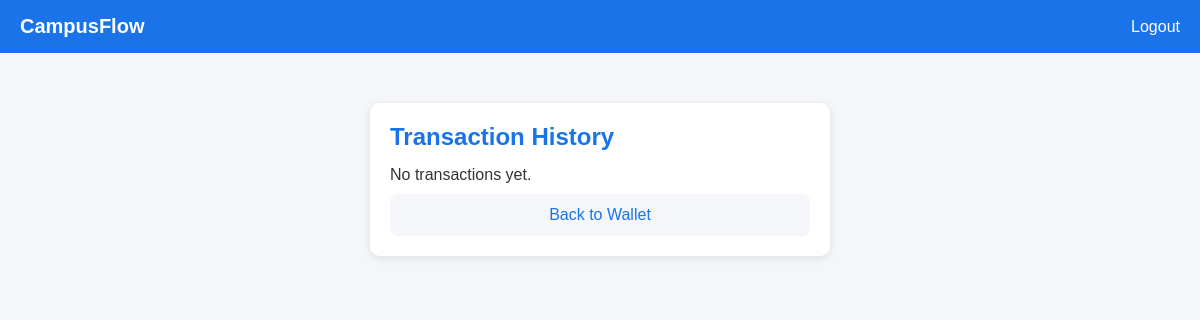
Before: /transactions (signed in) with the older database file.
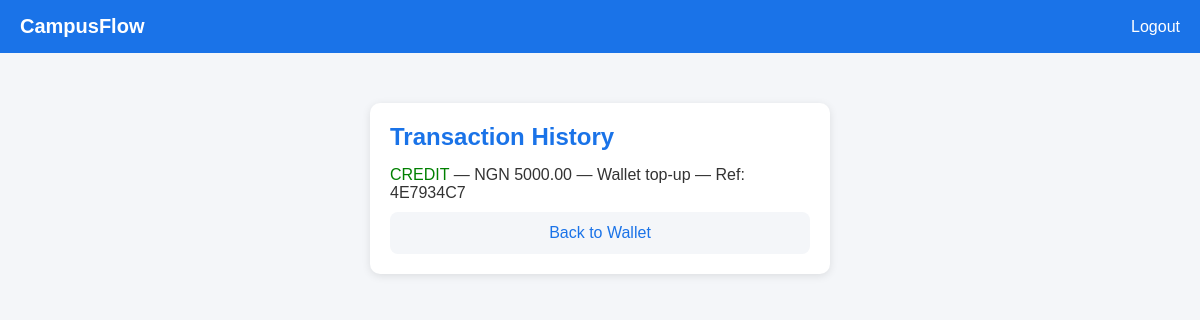
After: the same page with the newer database file.
### app/models.py (models this page shows)
class Transaction(db.Model):
    __tablename__ = 'transactions'
    id = db.Column(db.Integer, primary_key=True)
    wallet_id = db.Column(db.Integer, db.ForeignKey('wallets.id'))
    transaction_type = db.Column(db.String(50), nullable=False)
    amount = db.Column(db.Numeric(15,2), nullable=False)
    reference = db.Column(db.String(100), unique=True)
    description = db.Column(db.Text)
    counterpart_id = db.Column(db.Integer, db.ForeignKey('students.id'))
    created_at = db.Column(db.DateTime, default=datetime.utcnow)

### app/wallet/routes.py (the view)
@bp.route('/transactions')
@login_required
def transactions():
    w = current_user.wallet
    txns = Transaction.query.filter_by(
        wallet_id=w.id
    ).order_by(Transaction.created_at.desc()).all()
    return render_template('wallet/transactions.html', transactions=txns)

### app/__init__.py (called while the page is built)
def create_app():
    app = Flask(__name__)
    app.config.from_object(Config)
    db.init_app(app)
    login_manager.init_app(app)
    migrate.init_app(app, db)
    login_manager.login_view = 'auth.login'
    from app.models import Student
    @login_manager.user_loader
    def load_user(user_id):
        return Student.query.get(int(user_id))
    from app.auth import bp as auth_bp
    app.register_blueprint(auth_bp)
    from app.wallet import bp as wallet_bp
    app.register_blueprint(wallet_bp)
    from app.identity import bp as identity_bp
    app.register_blueprint(identity_bp)
    from app.admin import bp as admin_bp
    app.register_blueprint(admin_bp)
    return app

### app/templates/wallet/transactions.html
{% extends 'base.html' %}
{% block content %}
<div class="card">
    <h2>Transaction History</h2>
    {% for txn in transactions %}
    <div class="txn">
        <span class="{{ txn.transaction_type }}">
            {{ txn.transaction_type.upper() }}
        </span>
        — NGN {{ txn.amount }}
        — {{ txn.description }}
        — Ref: {{ txn.reference }}
    </div>
    {% else %}
    <p>No transactions yet.</p>
    {% endfor %}
    <a class="btn-link" href="/wallet">Back to Wallet</a>
</div>
{% endblock %}

Changed rows visible on the page:
added Transaction: transaction_type "CREDIT", amount "5000.00", description "Wallet top-up", reference "4E7934C7"
Other visible differences:
text no longer shown: "No transactions yet."
